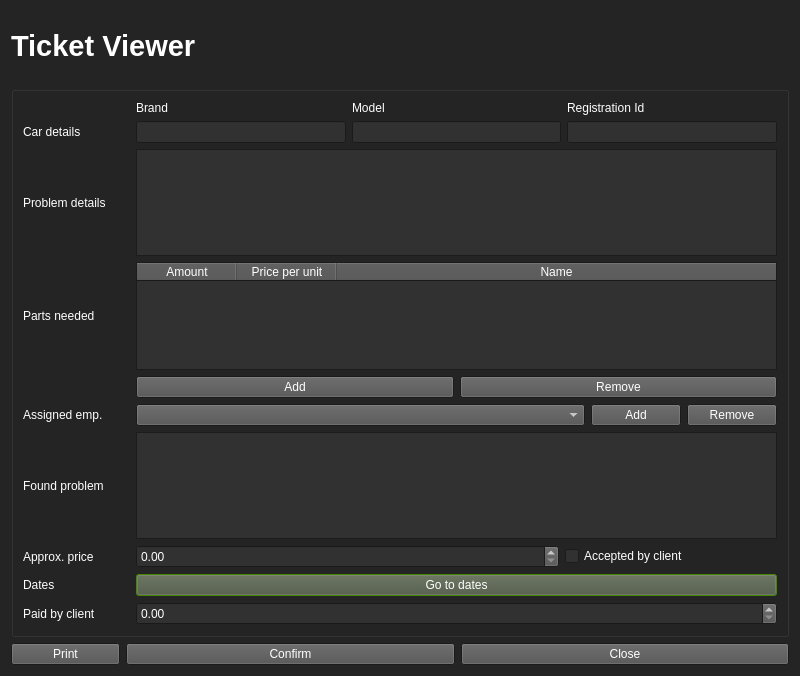
<?xml version="1.0" encoding="UTF-8"?>
<ui version="4.0">
 <class>TikcetViewer</class>
 <widget class="QDialog" name="TikcetViewer">
  <property name="geometry">
   <rect>
    <x>0</x>
    <y>0</y>
    <width>800</width>
    <height>676</height>
   </rect>
  </property>
  <property name="palette">
   <palette>
    <active>
     <colorrole role="WindowText">
      <brush brushstyle="SolidPattern">
       <color alpha="255">
        <red>255</red>
        <green>255</green>
        <blue>255</blue>
       </color>
      </brush>
     </colorrole>
     <colorrole role="Button">
      <brush brushstyle="SolidPattern">
       <color alpha="255">
        <red>81</red>
        <green>81</green>
        <blue>81</blue>
       </color>
      </brush>
     </colorrole>
     <colorrole role="Light">
      <brush brushstyle="SolidPattern">
       <color alpha="255">
        <red>81</red>
        <green>81</green>
        <blue>81</blue>
       </color>
      </brush>
     </colorrole>
     <colorrole role="Midlight">
      <brush brushstyle="SolidPattern">
       <color alpha="255">
        <red>81</red>
        <green>81</green>
        <blue>81</blue>
       </color>
      </brush>
     </colorrole>
     <colorrole role="Text">
      <brush brushstyle="SolidPattern">
       <color alpha="255">
        <red>255</red>
        <green>255</green>
        <blue>255</blue>
       </color>
      </brush>
     </colorrole>
     <colorrole role="ButtonText">
      <brush brushstyle="SolidPattern">
       <color alpha="255">
        <red>255</red>
        <green>255</green>
        <blue>255</blue>
       </color>
      </brush>
     </colorrole>
     <colorrole role="Base">
      <brush brushstyle="SolidPattern">
       <color alpha="255">
        <red>49</red>
        <green>49</green>
        <blue>49</blue>
       </color>
      </brush>
     </colorrole>
     <colorrole role="Window">
      <brush brushstyle="SolidPattern">
       <color alpha="255">
        <red>36</red>
        <green>36</green>
        <blue>36</blue>
       </color>
      </brush>
     </colorrole>
     <colorrole role="Highlight">
      <brush brushstyle="SolidPattern">
       <color alpha="255">
        <red>85</red>
        <green>170</green>
        <blue>0</blue>
       </color>
      </brush>
     </colorrole>
     <colorrole role="HighlightedText">
      <brush brushstyle="SolidPattern">
       <color alpha="255">
        <red>255</red>
        <green>255</green>
        <blue>255</blue>
       </color>
      </brush>
     </colorrole>
     <colorrole role="AlternateBase">
      <brush brushstyle="SolidPattern">
       <color alpha="255">
        <red>49</red>
        <green>49</green>
        <blue>49</blue>
       </color>
      </brush>
     </colorrole>
     <colorrole role="ToolTipText">
      <brush brushstyle="SolidPattern">
       <color alpha="255">
        <red>255</red>
        <green>255</green>
        <blue>255</blue>
       </color>
      </brush>
     </colorrole>
     <colorrole role="PlaceholderText">
      <brush brushstyle="SolidPattern">
       <color alpha="128">
        <red>255</red>
        <green>255</green>
        <blue>255</blue>
       </color>
      </brush>
     </colorrole>
    </active>
    <inactive>
     <colorrole role="WindowText">
      <brush brushstyle="SolidPattern">
       <color alpha="255">
        <red>255</red>
        <green>255</green>
        <blue>255</blue>
       </color>
      </brush>
     </colorrole>
     <colorrole role="Button">
      <brush brushstyle="SolidPattern">
       <color alpha="255">
        <red>81</red>
        <green>81</green>
        <blue>81</blue>
       </color>
      </brush>
     </colorrole>
     <colorrole role="Light">
      <brush brushstyle="SolidPattern">
       <color alpha="255">
        <red>81</red>
        <green>81</green>
        <blue>81</blue>
       </color>
      </brush>
     </colorrole>
     <colorrole role="Midlight">
      <brush brushstyle="SolidPattern">
       <color alpha="255">
        <red>81</red>
        <green>81</green>
        <blue>81</blue>
       </color>
      </brush>
     </colorrole>
     <colorrole role="Text">
      <brush brushstyle="SolidPattern">
       <color alpha="255">
        <red>255</red>
        <green>255</green>
        <blue>255</blue>
       </color>
      </brush>
     </colorrole>
     <colorrole role="ButtonText">
      <brush brushstyle="SolidPattern">
       <color alpha="255">
        <red>255</red>
        <green>255</green>
        <blue>255</blue>
       </color>
      </brush>
     </colorrole>
     <colorrole role="Base">
      <brush brushstyle="SolidPattern">
       <color alpha="255">
        <red>49</red>
        <green>49</green>
        <blue>49</blue>
       </color>
      </brush>
     </colorrole>
     <colorrole role="Window">
      <brush brushstyle="SolidPattern">
       <color alpha="255">
        <red>36</red>
        <green>36</green>
        <blue>36</blue>
       </color>
      </brush>
     </colorrole>
     <colorrole role="Highlight">
      <brush brushstyle="SolidPattern">
       <color alpha="255">
        <red>85</red>
        <green>170</green>
        <blue>0</blue>
       </color>
      </brush>
     </colorrole>
     <colorrole role="HighlightedText">
      <brush brushstyle="SolidPattern">
       <color alpha="255">
        <red>255</red>
        <green>255</green>
        <blue>255</blue>
       </color>
      </brush>
     </colorrole>
     <colorrole role="AlternateBase">
      <brush brushstyle="SolidPattern">
       <color alpha="255">
        <red>49</red>
        <green>49</green>
        <blue>49</blue>
       </color>
      </brush>
     </colorrole>
     <colorrole role="ToolTipText">
      <brush brushstyle="SolidPattern">
       <color alpha="255">
        <red>255</red>
        <green>255</green>
        <blue>255</blue>
       </color>
      </brush>
     </colorrole>
     <colorrole role="PlaceholderText">
      <brush brushstyle="SolidPattern">
       <color alpha="128">
        <red>255</red>
        <green>255</green>
        <blue>255</blue>
       </color>
      </brush>
     </colorrole>
    </inactive>
    <disabled>
     <colorrole role="Button">
      <brush brushstyle="SolidPattern">
       <color alpha="255">
        <red>81</red>
        <green>81</green>
        <blue>81</blue>
       </color>
      </brush>
     </colorrole>
     <colorrole role="Light">
      <brush brushstyle="SolidPattern">
       <color alpha="255">
        <red>81</red>
        <green>81</green>
        <blue>81</blue>
       </color>
      </brush>
     </colorrole>
     <colorrole role="Midlight">
      <brush brushstyle="SolidPattern">
       <color alpha="255">
        <red>81</red>
        <green>81</green>
        <blue>81</blue>
       </color>
      </brush>
     </colorrole>
     <colorrole role="Base">
      <brush brushstyle="SolidPattern">
       <color alpha="255">
        <red>36</red>
        <green>36</green>
        <blue>36</blue>
       </color>
      </brush>
     </colorrole>
     <colorrole role="Window">
      <brush brushstyle="SolidPattern">
       <color alpha="255">
        <red>36</red>
        <green>36</green>
        <blue>36</blue>
       </color>
      </brush>
     </colorrole>
     <colorrole role="HighlightedText">
      <brush brushstyle="SolidPattern">
       <color alpha="255">
        <red>255</red>
        <green>255</green>
        <blue>255</blue>
       </color>
      </brush>
     </colorrole>
     <colorrole role="AlternateBase">
      <brush brushstyle="SolidPattern">
       <color alpha="255">
        <red>49</red>
        <green>49</green>
        <blue>49</blue>
       </color>
      </brush>
     </colorrole>
     <colorrole role="ToolTipText">
      <brush brushstyle="SolidPattern">
       <color alpha="255">
        <red>255</red>
        <green>255</green>
        <blue>255</blue>
       </color>
      </brush>
     </colorrole>
     <colorrole role="PlaceholderText">
      <brush brushstyle="SolidPattern">
       <color alpha="128">
        <red>255</red>
        <green>255</green>
        <blue>255</blue>
       </color>
      </brush>
     </colorrole>
    </disabled>
   </palette>
  </property>
  <property name="windowTitle">
   <string>Dialog</string>
  </property>
  <layout class="QVBoxLayout" name="verticalLayout" stretch="2,16,1">
   <item>
    <widget class="QLabel" name="tvHeaderLabel">
     <property name="font">
      <font>
       <pointsize>22</pointsize>
       <bold>true</bold>
      </font>
     </property>
     <property name="text">
      <string>Ticket Viewer</string>
     </property>
    </widget>
   </item>
   <item>
    <widget class="QGroupBox" name="groupBox">
     <property name="autoFillBackground">
      <bool>true</bool>
     </property>
     <property name="title">
      <string/>
     </property>
     <layout class="QGridLayout" name="gridLayout" rowstretch="2,0,0,0,0,0,0,0,0,0" columnstretch="1,6">
      <item row="8" column="1">
       <widget class="QPushButton" name="tvGoToDatesBtn">
        <property name="text">
         <string>Go to dates</string>
        </property>
       </widget>
      </item>
      <item row="6" column="0">
       <widget class="QLabel" name="tvFouProLabel">
        <property name="text">
         <string>Found problem</string>
        </property>
       </widget>
      </item>
      <item row="1" column="1">
       <layout class="QHBoxLayout" name="horizontalLayout_4">
        <item>
         <widget class="QLineEdit" name="tvCarBrandLine">
          <property name="readOnly">
           <bool>false</bool>
          </property>
         </widget>
        </item>
        <item>
         <widget class="QLineEdit" name="tvCarModelLine"/>
        </item>
        <item>
         <widget class="QLineEdit" name="tvCarRegIdLine"/>
        </item>
       </layout>
      </item>
      <item row="8" column="0">
       <widget class="QLabel" name="tvDatesLabel">
        <property name="text">
         <string>Dates </string>
        </property>
       </widget>
      </item>
      <item row="9" column="0">
       <widget class="QLabel" name="tvPaidByCliLabel">
        <property name="text">
         <string>Paid by client</string>
        </property>
       </widget>
      </item>
      <item row="2" column="1">
       <widget class="QPlainTextEdit" name="tvProDetTeEdit"/>
      </item>
      <item row="2" column="0">
       <widget class="QLabel" name="tvProDetLabel">
        <property name="text">
         <string>Problem details</string>
        </property>
       </widget>
      </item>
      <item row="7" column="1">
       <layout class="QHBoxLayout" name="horizontalLayout_2" stretch="2,1">
        <item>
         <widget class="QDoubleSpinBox" name="tvApPriceSpin"/>
        </item>
        <item>
         <widget class="QCheckBox" name="tvAcceptedByCliCheck">
          <property name="text">
           <string>Accepted by client</string>
          </property>
         </widget>
        </item>
       </layout>
      </item>
      <item row="6" column="1">
       <widget class="QPlainTextEdit" name="tvFouProTeEdit"/>
      </item>
      <item row="5" column="1">
       <layout class="QHBoxLayout" name="horizontalLayout_6" stretch="5,1,1">
        <item>
         <widget class="QComboBox" name="tvEmpDropBox"/>
        </item>
        <item>
         <widget class="QPushButton" name="tvEmpAddBtn">
          <property name="text">
           <string>Add</string>
          </property>
         </widget>
        </item>
        <item>
         <widget class="QPushButton" name="tvEmpRmBtn">
          <property name="text">
           <string>Remove</string>
          </property>
         </widget>
        </item>
       </layout>
      </item>
      <item row="7" column="0">
       <widget class="QLabel" name="tvApPriceLabel">
        <property name="text">
         <string>Approx. price</string>
        </property>
       </widget>
      </item>
      <item row="5" column="0">
       <widget class="QLabel" name="tvAsEmpLabel">
        <property name="text">
         <string>Assigned emp.</string>
        </property>
       </widget>
      </item>
      <item row="3" column="0">
       <widget class="QLabel" name="tvPaNeLabel">
        <property name="text">
         <string>Parts needed</string>
        </property>
       </widget>
      </item>
      <item row="1" column="0">
       <widget class="QLabel" name="tvCarDetLabel">
        <property name="text">
         <string>Car details</string>
        </property>
       </widget>
      </item>
      <item row="4" column="1">
       <layout class="QHBoxLayout" name="horizontalLayout">
        <item>
         <widget class="QPushButton" name="tvAddPartBtn">
          <property name="text">
           <string>Add</string>
          </property>
         </widget>
        </item>
        <item>
         <widget class="QPushButton" name="tvRemPartBtn">
          <property name="text">
           <string>Remove</string>
          </property>
         </widget>
        </item>
       </layout>
      </item>
      <item row="9" column="1">
       <widget class="QDoubleSpinBox" name="tvAmPaidByCliSpin"/>
      </item>
      <item row="3" column="1">
       <widget class="QTableWidget" name="tvPaNeTable">
        <attribute name="horizontalHeaderStretchLastSection">
         <bool>true</bool>
        </attribute>
        <attribute name="verticalHeaderStretchLastSection">
         <bool>false</bool>
        </attribute>
        <column>
         <property name="text">
          <string>Amount</string>
         </property>
        </column>
        <column>
         <property name="text">
          <string>Price per unit</string>
         </property>
        </column>
        <column>
         <property name="text">
          <string>Name</string>
         </property>
        </column>
       </widget>
      </item>
      <item row="0" column="1">
       <layout class="QHBoxLayout" name="horizontalLayout_5">
        <item>
         <widget class="QLabel" name="tvCarBrandLabel">
          <property name="text">
           <string>Brand</string>
          </property>
         </widget>
        </item>
        <item>
         <widget class="QLabel" name="tvCarModelLabel">
          <property name="text">
           <string>Model</string>
          </property>
         </widget>
        </item>
        <item>
         <widget class="QLabel" name="tvCarRegIdLabel">
          <property name="text">
           <string>Registration Id</string>
          </property>
         </widget>
        </item>
       </layout>
      </item>
     </layout>
    </widget>
   </item>
   <item>
    <layout class="QHBoxLayout" name="horizontalLayout_3" stretch="1,3,3">
     <item>
      <widget class="QPushButton" name="printButton">
       <property name="text">
        <string>Print</string>
       </property>
      </widget>
     </item>
     <item>
      <widget class="QPushButton" name="tvConfirmBtn">
       <property name="text">
        <string>Confirm</string>
       </property>
      </widget>
     </item>
     <item>
      <widget class="QPushButton" name="tvCloseBtn">
       <property name="text">
        <string>Close</string>
       </property>
      </widget>
     </item>
    </layout>
   </item>
  </layout>
 </widget>
 <resources/>
 <connections/>
</ui>
